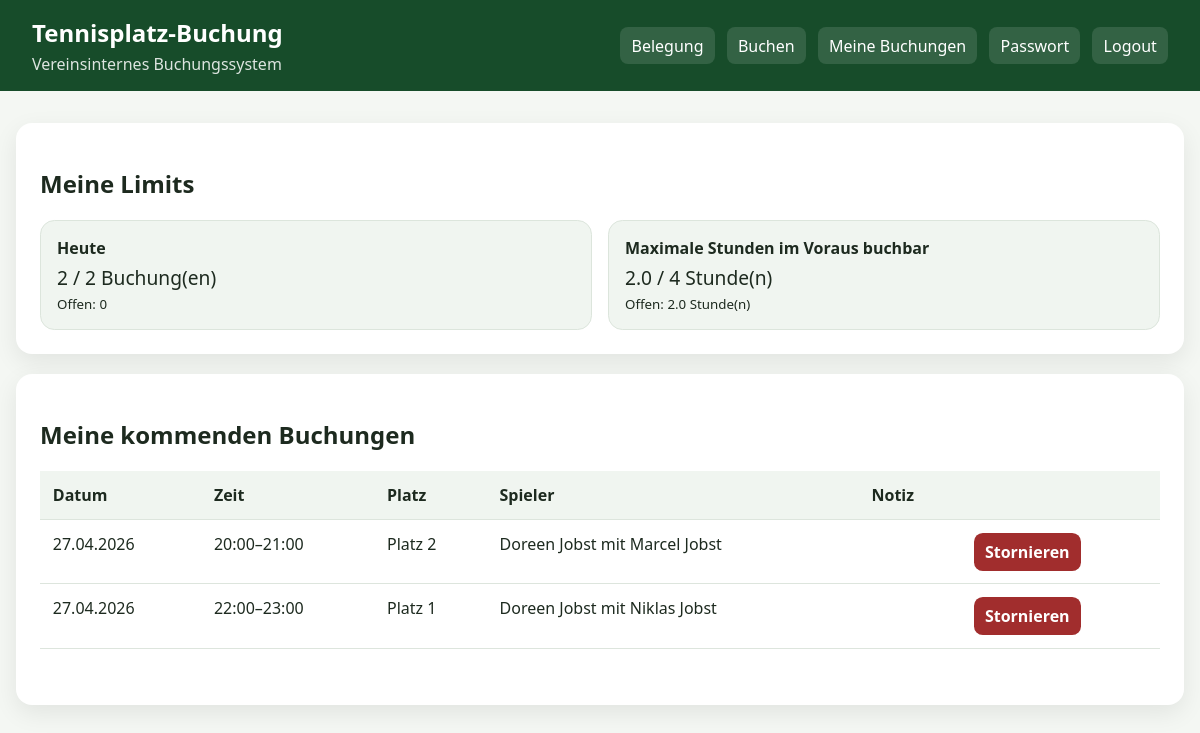
The app's page /my-bookings (signed in) with its own data.
### app.py (models this page shows, shortened)
class Booking(db.Model):
    id = db.Column(db.Integer, primary_key=True)
    court = db.Column(db.Integer, nullable=False)
    start = db.Column(db.DateTime, nullable=False)
    end = db.Column(db.DateTime, nullable=False)
    note = db.Column(db.String(240), nullable=True)
    created_at = db.Column(db.DateTime, default=datetime.utcnow)
    user_id = db.Column(db.Integer, db.ForeignKey("user.id"), nullable=False)
    partner_id = db.Column(db.Integer, db.ForeignKey("user.id"), nullable=False)

class User(db.Model):
    id = db.Column(db.Integer, primary_key=True)
    name = db.Column(db.String(120), nullable=False)
    email = db.Column(db.String(160), unique=True, nullable=False)
    password_hash = db.Column(db.String(255), nullable=False)
    is_admin = db.Column(db.Boolean, default=False)
    is_approved = db.Column(db.Boolean, default=False)
    is_active = db.Column(db.Boolean, default=True)
    must_change_password = db.Column(db.Boolean, default=True)
    temporary_password = db.Column(db.String(80), nullable=True)
    created_at = db.Column(db.DateTime, default=datetime.utcnow)
    bookings_made = db.relationship("Booking", foreign_keys="Booking.user_id", backref="user", lazy=True)
    partner_bookings = db.relationship("Booking", foreign_keys="Booking.partner_id", backref="partner", lazy=True)

### app.py (the view)
@app.route("/my-bookings")
@login_required
@password_change_checked
def my_bookings():
    user = current_user()
    bookings = Booking.query.filter(((Booking.user_id == user.id) | (Booking.partner_id == user.id)), Booking.end >= datetime.now()).order_by(Booking.start).all()
    my_limits = limit_summary_for_user(user, date.today())
    return render_template("my_bookings.html", bookings=bookings, my_limits=my_limits)

### app.py (called while the page is built)
def setting_int(key: str) -> int:
    setting = db.session.get(Setting, key)
    return int(setting.value) if setting else int(DEFAULT_SETTINGS[key])

def current_user():
    uid = session.get("user_id")
    return db.session.get(User, uid) if uid else None

@app.context_processor
def inject_user():
    try:
        settings = {k: setting_int(k) for k in DEFAULT_SETTINGS}
    except Exception:
        settings = {k: int(v) for k, v in DEFAULT_SETTINGS.items()}
    return {"current_user": current_user(), "courts": COURTS, "settings": settings}

def login_required(view):
    @wraps(view)
    def wrapped(*args, **kwargs):
        if not current_user():
            flash("Bitte melde dich zuerst an.", "warning")
            return redirect(url_for("login"))
        return view(*args, **kwargs)
    return wrapped

def password_change_checked(view):
    @wraps(view)
    def wrapped(*args, **kwargs):
        user = current_user()
        if user and user.must_change_password and request.endpoint != "change_password":
            flash("Bitte ändere zuerst dein Einmalpasswort.", "warning")
            return redirect(url_for("change_password"))
        return view(*args, **kwargs)
    return wrapped

def user_bookings_between(user_id: int, start: datetime, end: datetime):
    return Booking.query.filter(
        ((Booking.user_id == user_id) | (Booking.partner_id == user_id)),
        Booking.start < end,
        Booking.end > start,
    ).all()

def minutes_booked_by_user_between(user_id: int, start: datetime, end: datetime) -> int:
    total = 0
    for b in user_bookings_between(user_id, start, end):
        total += int((min(b.end, end) - max(b.start, start)).total_seconds() // 60)
    return total

def daily_booking_count(user_id: int, day: date) -> int:
    day_start = datetime.combine(day, time(0, 0))
    day_end = day_start + timedelta(days=1)
    return Booking.query.filter(
        ((Booking.user_id == user_id) | (Booking.partner_id == user_id)),
        Booking.start >= day_start,
        Booking.start < day_end,
    ).count()

### templates/my_bookings.html
{% extends "base.html" %}
{% block content %}
<section class="card">
    <h2>Meine Limits</h2>
    <div class="limit-cards">
        <div class="limit-card"><strong>Heute</strong><span>{{ my_limits.used_day }} / {{ my_limits.max_day }} Buchung(en)</span><small>Offen: {{ my_limits.remaining_day }}</small></div>
        <div class="limit-card"><strong>Maximale Stunden im Voraus buchbar</strong><span>{{ my_limits.used_week_hours }} / {{ my_limits.max_week_hours }} Stunde(n)</span><small>Offen: {{ my_limits.remaining_week_hours }} Stunde(n)</small></div>
    </div>
</section>
<section class="card">
    <h2>Meine kommenden Buchungen</h2>
    {% if bookings %}
    <table>
        <thead><tr><th>Datum</th><th>Zeit</th><th>Platz</th><th>Spieler</th><th>Notiz</th><th></th></tr></thead>
        <tbody>
        {% for booking in bookings %}
        <tr>
            <td>{{ booking.start.strftime("%d.%m.%Y") }}</td>
            <td>{{ booking.start.strftime("%H:%M") }}–{{ booking.end.strftime("%H:%M") }}</td>
            <td>Platz {{ booking.court }}</td>
            <td>{{ booking.user.name }} mit {{ booking.partner.name }}</td>
            <td>{{ booking.note or "" }}</td>
            <td><form method="post" action="{{ url_for('cancel_booking', booking_id=booking.id) }}"><button class="danger" type="submit">Stornieren</button></form></td>
        </tr>
        {% endfor %}
        </tbody>
    </table>
    {% else %}
        <p class="muted">Du hast aktuell keine kommenden Buchungen.</p>
    {% endif %}
</section>
{% endblock %}

### static/style.css (style rules this page uses)
* { box-sizing:border-box }
body { margin:0;font-family:system-ui,-apple-system,BlinkMacSystemFont,"Segoe UI",sans-serif;background:#f4f7f3;color:#1d2a1f }
.card { background:white;border-radius:1rem;padding:1.5rem;box-shadow:0 8px 25px rgba(0,0,0,.08);margin-bottom:1.25rem }
input,select,button,textarea { font:inherit;padding:.75rem;border-radius:.55rem;border:1px solid #cfd8cf }
button { border:none;background:#237242;color:white;cursor:pointer;font-weight:700 }
button.danger { background:#a12d2d;padding:.5rem .7rem }
table { width:100%;border-collapse:collapse;margin:1rem 0 2rem }
th,td { text-align:left;padding:.8rem;border-bottom:1px solid #dde5dd;vertical-align:top }
th { background:#f0f5f0 }
.limit-cards { display:grid;grid-template-columns:repeat(auto-fit,minmax(220px,1fr));gap:1rem }
.limit-card { background:#f0f5f0;border:1px solid #dce5dc;border-radius:.9rem;padding:1rem }
.limit-card strong,.limit-card span,.limit-card small { display:block }
.limit-card span { font-size:1.2rem;margin:.3rem 0 }

### records on screen
Booking: start "27.04.2026", start "20:00", end "21:00", court "2", user.name "Doreen Jobst", partner.name "Marcel Jobst"
Booking: start "27.04.2026", start "22:00", end "23:00", court "1", user.name "Doreen Jobst", partner.name "Niklas Jobst"

### other values on screen
{{ my_limits.used_day }} "2"
{{ my_limits.max_day }} "2"
{{ my_limits.remaining_day }} "0"
{{ my_limits.used_week_hours }} "2.0"
{{ my_limits.max_week_hours }} "4"
{{ my_limits.remaining_week_hours }} "2.0"
